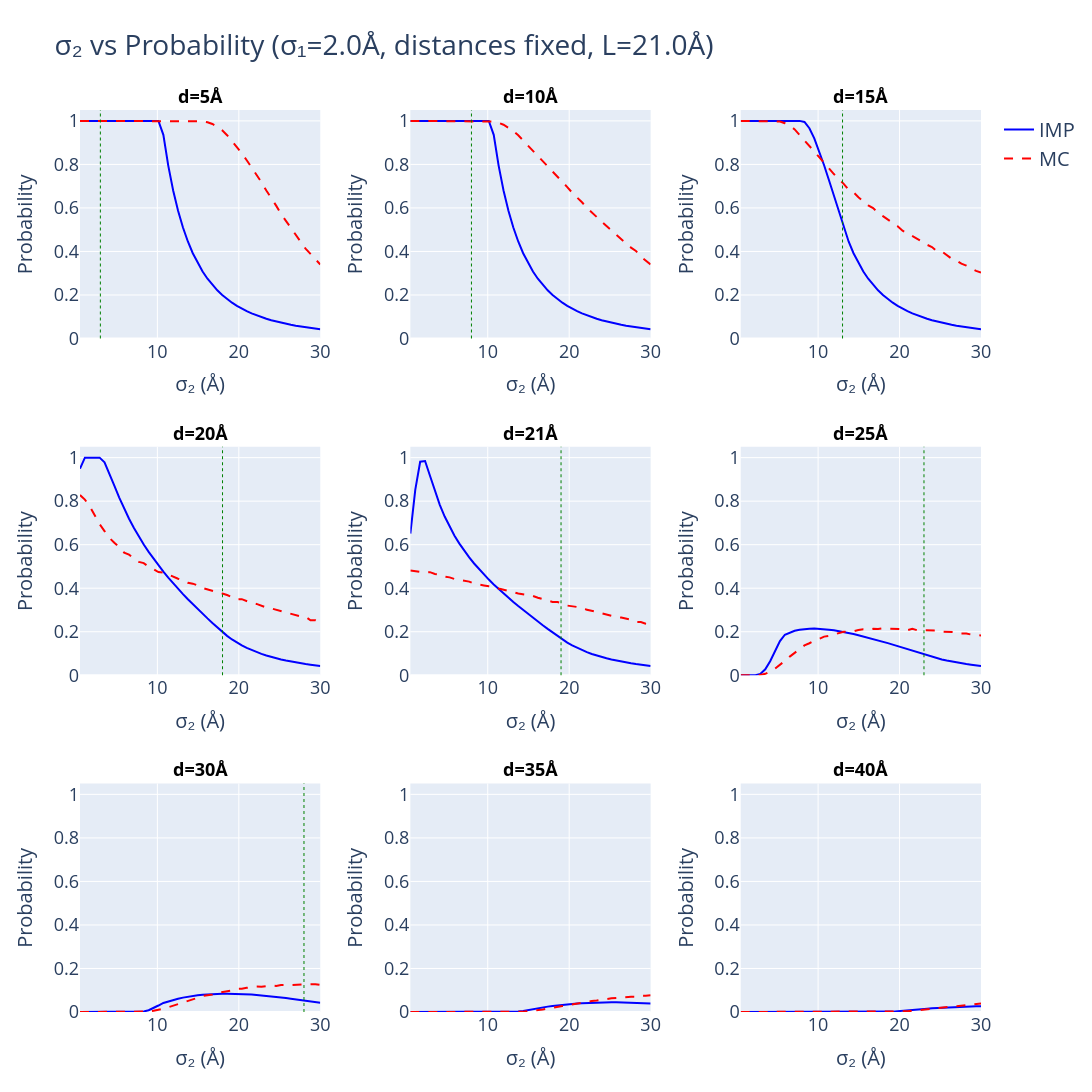

Write notebook code for a chart like this one.
### Code cell
# =============================================================================
# CELL 3: Fixed distance, σ₁=2.0Å, varying σ₂
# =============================================================================

np.random.seed(42)

# Control variables
SAVE_PLOTS = False
L = 21.0
N_MC = 50000
SIGMA1 = 2.0

print("\n" + "="*70)
print(f"CELL 3: σ₂ vs Probability (σ₁={SIGMA1}Å, distance fixed)")
print("="*70)

distance_values = [5, 10, 15, 20, 21, 25, 30, 35, 40]
sigma2_range = np.linspace(0.5, 30, 50)
p1 = np.array([0.0, 0.0, 0.0])

fig = make_subplots(
    rows=3, cols=3,
    subplot_titles=[f'd={d}Å' for d in distance_values],
    vertical_spacing=0.12,  # Increased spacing
    horizontal_spacing=0.10
)

for idx, dist in enumerate(distance_values):
    row = idx // 3 + 1
    col = idx % 3 + 1
    
    #print(f"Computing d={dist}Å...")
    
    p2 = np.array([dist, 0.0, 0.0])
    prob_imp = []
    prob_mc = []
    
    for sigma2 in sigma2_range:
        prob_imp.append(compute_imp_probability(dist, SIGMA1, sigma2, L))
        prob_mc.append(compute_mc_probability(p1, p2, SIGMA1, sigma2, L, N=N_MC))
    
    fig.add_trace(
        go.Scatter(x=sigma2_range, y=prob_imp, mode='lines',
                  name='IMP', line=dict(color='blue', width=2),
                  showlegend=(idx==0)),
        row=row, col=col
    )
    
    fig.add_trace(
        go.Scatter(x=sigma2_range, y=prob_mc, mode='lines',
                  name='MC', line=dict(color='red', width=2, dash='dash'),
                  showlegend=(idx==0)),
        row=row, col=col
    )
    
    # Mark the regime boundary (σ₁ + σ₂ = d)
    boundary_sigma2 = dist - SIGMA1
    if 0.5 <= boundary_sigma2 <= 30:
        fig.add_vline(x=boundary_sigma2, line=dict(color='green', dash='dot', width=1),
                     row=row, col=col)

for i in range(1, 4):
    for j in range(1, 4):
        fig.update_xaxes(
            title_text="σ₂ (Å)",
            row=i,
            col=j,
            title_font=dict(size=20),
            tickfont=dict(size=18)
        )
        fig.update_yaxes(
            title_text="Probability",
            row=i,
            col=j,
            title_font=dict(size=20),
            tickfont=dict(size=18),
            range=[0, 1.05]
        )

fig.update_layout(
    height=1100,
    width=1500,
    title_text=f"σ₂ vs Probability (σ₁={SIGMA1}Å, distances fixed, L={L}Å)",
    title_font=dict(size=28),
    showlegend=True,
    legend=dict(font=dict(size=20)),
    font=dict(size=18),
    margin=dict(l=80, r=60, t=110, b=80)
)

for ann in fig.layout.annotations:
    ann.font = dict(size=18, color="black")
    ann.text = f"<b>{ann.text}</b>"

fig.show()

if SAVE_PLOTS:
    os.makedirs("output_figures", exist_ok=True)
    fig.write_html("output_figures/cell3_fixed_distance_vary_sigma2.html")
    print("✅ Saved: output_figures/cell3_fixed_distance_vary_sigma2.html")

print("="*70)
print("CELL 3 COMPLETE")
print("="*70)

### Figure 1 — Plotly figure (JSON) as saved in the notebook; plotly's stock layout.template omitted (floating-point values rounded to 4 significant figures)
{"data": [{"line": {"color": "blue", "width": 2}, "mode": "lines", "name": "IMP", "showlegend": true, "type": "scatter", "x": [0.5, 1.102, 1.704, 2.306, 2.908, 3.51, 4.112, 4.714, 5.316, 5.918, 6.52, 7.122, 7.724, 8.327, 8.929, 9.531, 10.13, 10.73, 11.34, 11.94, 12.54, 13.14, 13.74, 14.35, 14.95, 15.55, 16.15, 16.76, 17.36, 17.96, 18.56, 19.16, 19.77, 20.37, 20.97, 21.57, 22.17, 22.78, 23.38, 23.98, 24.58, 25.18, 25.79, 26.39, 26.99, 27.59, 28.19, 28.8, 29.4, 30.0], "xaxis": "x", "y": [1, 1, 1, 1, 1, 1, 1, 1, 1, 1, 1, 1, 1, 1, 1, 1, 1, 0.9358, 0.7945, 0.6803, 0.5869, 0.5099, 0.4458, 0.392, 0.3465, 0.3078, 0.2747, 0.2461, 0.2214, 0.1999, 0.181, 0.1645, 0.1499, 0.137, 0.1255, 0.1153, 0.1062, 0.09799, 0.09061, 0.08395, 0.07794, 0.07248, 0.06752, 0.063, 0.05888, 0.05511, 0.05165, 0.04848, 0.04556, 0.04288], "yaxis": "y"}, {"line": {"color": "red", "dash": "dash", "width": 2}, "mode": "lines", "name": "MC", "showlegend": true, "type": "scatter", "x": [0.5, 1.102, 1.704, 2.306, 2.908, 3.51, 4.112, 4.714, 5.316, 5.918, 6.52, 7.122, 7.724, 8.327, 8.929, 9.531, 10.13, 10.73, 11.34, 11.94, 12.54, 13.14, 13.74, 14.35, 14.95, 15.55, 16.15, 16.76, 17.36, 17.96, 18.56, 19.16, 19.77, 20.37, 20.97, 21.57, 22.17, 22.78, 23.38, 23.98, 24.58, 25.18, 25.79, 26.39, 26.99, 27.59, 28.19, 28.8, 29.4, 30.0], "xaxis": "x", "y": [1, 1, 1, 1, 1, 1, 1, 1, 1, 1, 1, 1, 1, 1, 1, 1, 1, 1, 1, 1, 1, 1, 1, 1, 0.9996, 0.998, 0.9935, 0.9858, 0.9726, 0.9564, 0.9341, 0.9077, 0.881, 0.851, 0.8192, 0.7864, 0.7503, 0.7182, 0.6798, 0.6474, 0.6105, 0.5725, 0.5399, 0.5041, 0.4712, 0.4445, 0.4129, 0.3889, 0.3643, 0.3402], "yaxis": "y"}, {"line": {"color": "blue", "width": 2}, "mode": "lines", "name": "IMP", "showlegend": false, "type": "scatter", "x": [0.5, 1.102, 1.704, 2.306, 2.908, 3.51, 4.112, 4.714, 5.316, 5.918, 6.52, 7.122, 7.724, 8.327, 8.929, 9.531, 10.13, 10.73, 11.34, 11.94, 12.54, 13.14, 13.74, 14.35, 14.95, 15.55, 16.15, 16.76, 17.36, 17.96, 18.56, 19.16, 19.77, 20.37, 20.97, 21.57, 22.17, 22.78, 23.38, 23.98, 24.58, 25.18, 25.79, 26.39, 26.99, 27.59, 28.19, 28.8, 29.4, 30.0], "xaxis": "x2", "y": [1, 1, 1, 1, 1, 1, 1, 1, 1, 1, 1, 1, 1, 1, 1, 1, 1, 0.9358, 0.7945, 0.6803, 0.5869, 0.5099, 0.4458, 0.392, 0.3465, 0.3078, 0.2747, 0.2461, 0.2214, 0.1999, 0.181, 0.1645, 0.1499, 0.137, 0.1255, 0.1153, 0.1062, 0.09799, 0.09061, 0.08395, 0.07794, 0.07248, 0.06752, 0.063, 0.05888, 0.05511, 0.05165, 0.04848, 0.04556, 0.04288], "yaxis": "y2"}, {"line": {"color": "red", "dash": "dash", "width": 2}, "mode": "lines", "name": "MC", "showlegend": false, "type": "scatter", "x": [0.5, 1.102, 1.704, 2.306, 2.908, 3.51, 4.112, 4.714, 5.316, 5.918, 6.52, 7.122, 7.724, 8.327, 8.929, 9.531, 10.13, 10.73, 11.34, 11.94, 12.54, 13.14, 13.74, 14.35, 14.95, 15.55, 16.15, 16.76, 17.36, 17.96, 18.56, 19.16, 19.77, 20.37, 20.97, 21.57, 22.17, 22.78, 23.38, 23.98, 24.58, 25.18, 25.79, 26.39, 26.99, 27.59, 28.19, 28.8, 29.4, 30.0], "xaxis": "x2", "y": [1, 1, 1, 1, 1, 1, 1, 1, 1, 1, 1, 1, 1, 1, 1, 1.0, 0.9993, 0.9969, 0.9912, 0.9823, 0.9684, 0.9532, 0.9337, 0.9099, 0.8889, 0.8656, 0.8406, 0.8144, 0.7906, 0.7659, 0.7439, 0.7204, 0.6959, 0.67, 0.649, 0.6258, 0.6008, 0.581, 0.5582, 0.5372, 0.5166, 0.4958, 0.4772, 0.4542, 0.4363, 0.4177, 0.4026, 0.3759, 0.3594, 0.3403], "yaxis": "y2"}, {"line": {"color": "blue", "width": 2}, "mode": "lines", "name": "IMP", "showlegend": false, "type": "scatter", "x": [0.5, 1.102, 1.704, 2.306, 2.908, 3.51, 4.112, 4.714, 5.316, 5.918, 6.52, 7.122, 7.724, 8.327, 8.929, 9.531, 10.13, 10.73, 11.34, 11.94, 12.54, 13.14, 13.74, 14.35, 14.95, 15.55, 16.15, 16.76, 17.36, 17.96, 18.56, 19.16, 19.77, 20.37, 20.97, 21.57, 22.17, 22.78, 23.38, 23.98, 24.58, 25.18, 25.79, 26.39, 26.99, 27.59, 28.19, 28.8, 29.4, 30.0], "xaxis": "x3", "y": [1, 1, 1, 1, 1, 1, 1, 1, 1, 1, 1, 1, 1, 0.9952, 0.9661, 0.9193, 0.8613, 0.7963, 0.7271, 0.6555, 0.5827, 0.5099, 0.4458, 0.392, 0.3465, 0.3078, 0.2747, 0.2461, 0.2214, 0.1999, 0.181, 0.1645, 0.1499, 0.137, 0.1255, 0.1153, 0.1062, 0.09799, 0.09061, 0.08395, 0.07794, 0.07248, 0.06752, 0.063, 0.05888, 0.05511, 0.05165, 0.04848, 0.04556, 0.04288], "yaxis": "y3"}, {"line": {"color": "red", "dash": "dash", "width": 2}, "mode": "lines", "name": "MC", "showlegend": false, "type": "scatter", "x": [0.5, 1.102, 1.704, 2.306, 2.908, 3.51, 4.112, 4.714, 5.316, 5.918, 6.52, 7.122, 7.724, 8.327, 8.929, 9.531, 10.13, 10.73, 11.34, 11.94, 12.54, 13.14, 13.74, 14.35, 14.95, 15.55, 16.15, 16.76, 17.36, 17.96, 18.56, 19.16, 19.77, 20.37, 20.97, 21.57, 22.17, 22.78, 23.38, 23.98, 24.58, 25.18, 25.79, 26.39, 26.99, 27.59, 28.19, 28.8, 29.4, 30.0], "xaxis": "x3", "y": [1, 1, 1, 1, 1, 1, 1, 0.9998, 0.9969, 0.9894, 0.9788, 0.9609, 0.9365, 0.9121, 0.8861, 0.8593, 0.8333, 0.8054, 0.7818, 0.7556, 0.7353, 0.7108, 0.6834, 0.672, 0.6494, 0.6325, 0.612, 0.5995, 0.5776, 0.5625, 0.5448, 0.5307, 0.5159, 0.4954, 0.4841, 0.473, 0.4582, 0.445, 0.4306, 0.4206, 0.4014, 0.4001, 0.3842, 0.3667, 0.358, 0.3437, 0.3352, 0.321, 0.3108, 0.3033], "yaxis": "y3"}, {"line": {"color": "blue", "width": 2}, "mode": "lines", "name": "IMP", "showlegend": false, "type": "scatter", "x": [0.5, 1.102, 1.704, 2.306, 2.908, 3.51, 4.112, 4.714, 5.316, 5.918, 6.52, 7.122, 7.724, 8.327, 8.929, 9.531, 10.13, 10.73, 11.34, 11.94, 12.54, 13.14, 13.74, 14.35, 14.95, 15.55, 16.15, 16.76, 17.36, 17.96, 18.56, 19.16, 19.77, 20.37, 20.97, 21.57, 22.17, 22.78, 23.38, 23.98, 24.58, 25.18, 25.79, 26.39, 26.99, 27.59, 28.19, 28.8, 29.4, 30.0], "xaxis": "x4", "y": [0.9491, 1, 1, 1, 1, 0.9785, 0.9276, 0.8711, 0.8166, 0.7659, 0.7194, 0.6767, 0.6374, 0.6009, 0.5669, 0.5349, 0.5047, 0.4761, 0.4487, 0.4225, 0.3973, 0.373, 0.3494, 0.3265, 0.3043, 0.2825, 0.2612, 0.2404, 0.2199, 0.1998, 0.181, 0.1645, 0.1499, 0.137, 0.1255, 0.1153, 0.1062, 0.09799, 0.09061, 0.08395, 0.07794, 0.07248, 0.06752, 0.063, 0.05888, 0.05511, 0.05165, 0.04848, 0.04556, 0.04288], "yaxis": "y4"}, {"line": {"color": "red", "dash": "dash", "width": 2}, "mode": "lines", "name": "MC", "showlegend": false, "type": "scatter", "x": [0.5, 1.102, 1.704, 2.306, 2.908, 3.51, 4.112, 4.714, 5.316, 5.918, 6.52, 7.122, 7.724, 8.327, 8.929, 9.531, 10.13, 10.73, 11.34, 11.94, 12.54, 13.14, 13.74, 14.35, 14.95, 15.55, 16.15, 16.76, 17.36, 17.96, 18.56, 19.16, 19.77, 20.37, 20.97, 21.57, 22.17, 22.78, 23.38, 23.98, 24.58, 25.18, 25.79, 26.39, 26.99, 27.59, 28.19, 28.8, 29.4, 30.0], "xaxis": "x4", "y": [0.8281, 0.8072, 0.7758, 0.7332, 0.6942, 0.6623, 0.6313, 0.6086, 0.5888, 0.5637, 0.5541, 0.5361, 0.521, 0.5155, 0.4987, 0.4872, 0.4744, 0.4723, 0.4629, 0.4501, 0.4435, 0.4357, 0.4249, 0.4208, 0.4131, 0.4006, 0.3934, 0.3892, 0.3808, 0.3756, 0.3687, 0.3585, 0.3485, 0.3495, 0.3411, 0.3325, 0.3278, 0.3183, 0.3112, 0.3071, 0.3005, 0.2953, 0.2894, 0.2812, 0.2754, 0.2703, 0.2684, 0.2529, 0.2527, 0.2442], "yaxis": "y4"}, {"line": {"color": "blue", "width": 2}, "mode": "lines", "name": "IMP", "showlegend": false, "type": "scatter", "x": [0.5, 1.102, 1.704, 2.306, 2.908, 3.51, 4.112, 4.714, 5.316, 5.918, 6.52, 7.122, 7.724, 8.327, 8.929, 9.531, 10.13, 10.73, 11.34, 11.94, 12.54, 13.14, 13.74, 14.35, 14.95, 15.55, 16.15, 16.76, 17.36, 17.96, 18.56, 19.16, 19.77, 20.37, 20.97, 21.57, 22.17, 22.78, 23.38, 23.98, 24.58, 25.18, 25.79, 26.39, 26.99, 27.59, 28.19, 28.8, 29.4, 30.0], "xaxis": "x5", "y": [0.6506, 0.8521, 0.9812, 0.9842, 0.9167, 0.8458, 0.7831, 0.7292, 0.6824, 0.6414, 0.6048, 0.5718, 0.5415, 0.5136, 0.4875, 0.463, 0.4397, 0.4175, 0.3962, 0.3757, 0.3559, 0.3366, 0.3179, 0.2996, 0.2817, 0.2641, 0.2469, 0.23, 0.2133, 0.1968, 0.1805, 0.1645, 0.1499, 0.137, 0.1255, 0.1153, 0.1062, 0.09799, 0.09061, 0.08395, 0.07794, 0.07248, 0.06752, 0.063, 0.05888, 0.05511, 0.05165, 0.04848, 0.04556, 0.04288], "yaxis": "y5"}, {"line": {"color": "red", "dash": "dash", "width": 2}, "mode": "lines", "name": "MC", "showlegend": false, "type": "scatter", "x": [0.5, 1.102, 1.704, 2.306, 2.908, 3.51, 4.112, 4.714, 5.316, 5.918, 6.52, 7.122, 7.724, 8.327, 8.929, 9.531, 10.13, 10.73, 11.34, 11.94, 12.54, 13.14, 13.74, 14.35, 14.95, 15.55, 16.15, 16.76, 17.36, 17.96, 18.56, 19.16, 19.77, 20.37, 20.97, 21.57, 22.17, 22.78, 23.38, 23.98, 24.58, 25.18, 25.79, 26.39, 26.99, 27.59, 28.19, 28.8, 29.4, 30.0], "xaxis": "x5", "y": [0.4812, 0.4787, 0.4772, 0.4716, 0.4737, 0.4655, 0.4628, 0.4538, 0.4498, 0.4421, 0.4381, 0.4338, 0.4303, 0.4207, 0.4181, 0.4127, 0.4089, 0.4064, 0.3986, 0.3941, 0.3881, 0.3822, 0.3757, 0.3714, 0.3679, 0.3642, 0.356, 0.3501, 0.3461, 0.3371, 0.3362, 0.33, 0.3201, 0.3166, 0.3134, 0.3107, 0.3008, 0.2975, 0.2916, 0.2847, 0.2788, 0.2759, 0.2678, 0.2653, 0.2614, 0.2551, 0.2449, 0.2446, 0.2365, 0.2308], "yaxis": "y5"}, {"line": {"color": "blue", "width": 2}, "mode": "lines", "name": "IMP", "showlegend": false, "type": "scatter", "x": [0.5, 1.102, 1.704, 2.306, 2.908, 3.51, 4.112, 4.714, 5.316, 5.918, 6.52, 7.122, 7.724, 8.327, 8.929, 9.531, 10.13, 10.73, 11.34, 11.94, 12.54, 13.14, 13.74, 14.35, 14.95, 15.55, 16.15, 16.76, 17.36, 17.96, 18.56, 19.16, 19.77, 20.37, 20.97, 21.57, 22.17, 22.78, 23.38, 23.98, 24.58, 25.18, 25.79, 26.39, 26.99, 27.59, 28.19, 28.8, 29.4, 30.0], "xaxis": "x6", "y": [0, 0, 0, 0.0001494, 0.006158, 0.02751, 0.06481, 0.1115, 0.1567, 0.1863, 0.1969, 0.2043, 0.2093, 0.2124, 0.214, 0.2143, 0.2135, 0.2118, 0.2094, 0.2064, 0.2027, 0.1986, 0.1941, 0.1892, 0.184, 0.1785, 0.1727, 0.1667, 0.1605, 0.1541, 0.1475, 0.1408, 0.1339, 0.1269, 0.1198, 0.1126, 0.1053, 0.09792, 0.09061, 0.08395, 0.07794, 0.07248, 0.06752, 0.063, 0.05888, 0.05511, 0.05165, 0.04848, 0.04556, 0.04288], "yaxis": "y6"}, {"line": {"color": "red", "dash": "dash", "width": 2}, "mode": "lines", "name": "MC", "showlegend": false, "type": "scatter", "x": [0.5, 1.102, 1.704, 2.306, 2.908, 3.51, 4.112, 4.714, 5.316, 5.918, 6.52, 7.122, 7.724, 8.327, 8.929, 9.531, 10.13, 10.73, 11.34, 11.94, 12.54, 13.14, 13.74, 14.35, 14.95, 15.55, 16.15, 16.76, 17.36, 17.96, 18.56, 19.16, 19.77, 20.37, 20.97, 21.57, 22.17, 22.78, 23.38, 23.98, 24.58, 25.18, 25.79, 26.39, 26.99, 27.59, 28.19, 28.8, 29.4, 30.0], "xaxis": "x6", "y": [0, 0, 0, 4e-05, 0.00124, 0.00668, 0.01674, 0.03088, 0.04654, 0.06574, 0.08568, 0.1019, 0.1189, 0.1372, 0.1471, 0.1592, 0.1666, 0.1775, 0.1809, 0.1883, 0.1946, 0.2001, 0.2009, 0.2016, 0.2078, 0.2108, 0.2095, 0.2132, 0.2122, 0.2155, 0.2144, 0.2134, 0.2141, 0.2122, 0.2073, 0.2137, 0.2068, 0.207, 0.2082, 0.2072, 0.2059, 0.2005, 0.1994, 0.1969, 0.1978, 0.1923, 0.192, 0.1869, 0.1847, 0.1828], "yaxis": "y6"}, {"line": {"color": "blue", "width": 2}, "mode": "lines", "name": "IMP", "showlegend": false, "type": "scatter", "x": [0.5, 1.102, 1.704, 2.306, 2.908, 3.51, 4.112, 4.714, 5.316, 5.918, 6.52, 7.122, 7.724, 8.327, 8.929, 9.531, 10.13, 10.73, 11.34, 11.94, 12.54, 13.14, 13.74, 14.35, 14.95, 15.55, 16.15, 16.76, 17.36, 17.96, 18.56, 19.16, 19.77, 20.37, 20.97, 21.57, 22.17, 22.78, 23.38, 23.98, 24.58, 25.18, 25.79, 26.39, 26.99, 27.59, 28.19, 28.8, 29.4, 30.0], "xaxis": "x7", "y": [0, 0, 0, 0, 0, 0, 0, 0, 0, 0, 0, 3.065e-07, 0.0002822, 0.002388, 0.007998, 0.01756, 0.02981, 0.04161, 0.04926, 0.05556, 0.06116, 0.06606, 0.07028, 0.07386, 0.07684, 0.07926, 0.08116, 0.08257, 0.08353, 0.08408, 0.08424, 0.08404, 0.08351, 0.08267, 0.08155, 0.08016, 0.07852, 0.07665, 0.07456, 0.07228, 0.06981, 0.06716, 0.06434, 0.06138, 0.05826, 0.05501, 0.05165, 0.04848, 0.04556, 0.04288], "yaxis": "y7"}, {"line": {"color": "red", "dash": "dash", "width": 2}, "mode": "lines", "name": "MC", "showlegend": false, "type": "scatter", "x": [0.5, 1.102, 1.704, 2.306, 2.908, 3.51, 4.112, 4.714, 5.316, 5.918, 6.52, 7.122, 7.724, 8.327, 8.929, 9.531, 10.13, 10.73, 11.34, 11.94, 12.54, 13.14, 13.74, 14.35, 14.95, 15.55, 16.15, 16.76, 17.36, 17.96, 18.56, 19.16, 19.77, 20.37, 20.97, 21.57, 22.17, 22.78, 23.38, 23.98, 24.58, 25.18, 25.79, 26.39, 26.99, 27.59, 28.19, 28.8, 29.4, 30.0], "xaxis": "x7", "y": [0, 0, 0, 0, 0, 0, 0, 0, 0, 0, 0, 0, 2e-05, 0.00064, 0.0022, 0.00566, 0.0097, 0.01546, 0.02162, 0.02934, 0.0372, 0.04544, 0.05122, 0.0582, 0.0649, 0.0734, 0.07706, 0.08042, 0.08832, 0.09156, 0.0971, 0.09906, 0.1065, 0.1069, 0.111, 0.1146, 0.1167, 0.1162, 0.1182, 0.1222, 0.12, 0.1236, 0.1237, 0.1245, 0.1251, 0.1252, 0.1253, 0.1284, 0.1279, 0.1248], "yaxis": "y7"}, {"line": {"color": "blue", "width": 2}, "mode": "lines", "name": "IMP", "showlegend": false, "type": "scatter", "x": [0.5, 1.102, 1.704, 2.306, 2.908, 3.51, 4.112, 4.714, 5.316, 5.918, 6.52, 7.122, 7.724, 8.327, 8.929, 9.531, 10.13, 10.73, 11.34, 11.94, 12.54, 13.14, 13.74, 14.35, 14.95, 15.55, 16.15, 16.76, 17.36, 17.96, 18.56, 19.16, 19.77, 20.37, 20.97, 21.57, 22.17, 22.78, 23.38, 23.98, 24.58, 25.18, 25.79, 26.39, 26.99, 27.59, 28.19, 28.8, 29.4, 30.0], "xaxis": "x8", "y": [0, 0, 0, 0, 0, 0, 0, 0, 0, 0, 0, 0, 0, 0, 0, 0, 0, 0, 0, 0, 2.714e-05, 0.0004364, 0.001892, 0.004863, 0.009274, 0.0143, 0.0183, 0.02157, 0.02468, 0.02759, 0.03028, 0.03273, 0.03494, 0.0369, 0.03862, 0.0401, 0.04134, 0.04236, 0.04315, 0.04373, 0.04411, 0.04429, 0.04428, 0.04409, 0.04373, 0.04321, 0.04252, 0.04169, 0.04071, 0.0396], "yaxis": "y8"}, {"line": {"color": "red", "dash": "dash", "width": 2}, "mode": "lines", "name": "MC", "showlegend": false, "type": "scatter", "x": [0.5, 1.102, 1.704, 2.306, 2.908, 3.51, 4.112, 4.714, 5.316, 5.918, 6.52, 7.122, 7.724, 8.327, 8.929, 9.531, 10.13, 10.73, 11.34, 11.94, 12.54, 13.14, 13.74, 14.35, 14.95, 15.55, 16.15, 16.76, 17.36, 17.96, 18.56, 19.16, 19.77, 20.37, 20.97, 21.57, 22.17, 22.78, 23.38, 23.98, 24.58, 25.18, 25.79, 26.39, 26.99, 27.59, 28.19, 28.8, 29.4, 30.0], "xaxis": "x8", "y": [0, 0, 0, 0, 0, 0, 0, 0, 0, 0, 0, 0, 0, 0, 0, 0, 0, 0, 0, 0, 0, 8e-05, 0.00042, 0.00134, 0.00348, 0.0054, 0.00798, 0.01162, 0.01506, 0.02034, 0.0246, 0.02754, 0.03104, 0.03514, 0.03826, 0.0443, 0.04684, 0.05036, 0.05244, 0.0573, 0.05952, 0.06314, 0.06512, 0.06474, 0.06814, 0.07014, 0.06936, 0.07562, 0.07476, 0.07664], "yaxis": "y8"}, {"line": {"color": "blue", "width": 2}, "mode": "lines", "name": "IMP", "showlegend": false, "type": "scatter", "x": [0.5, 1.102, 1.704, 2.306, 2.908, 3.51, 4.112, 4.714, 5.316, 5.918, 6.52, 7.122, 7.724, 8.327, 8.929, 9.531, 10.13, 10.73, 11.34, 11.94, 12.54, 13.14, 13.74, 14.35, 14.95, 15.55, 16.15, 16.76, 17.36, 17.96, 18.56, 19.16, 19.77, 20.37, 20.97, 21.57, 22.17, 22.78, 23.38, 23.98, 24.58, 25.18, 25.79, 26.39, 26.99, 27.59, 28.19, 28.8, 29.4, 30.0], "xaxis": "x9", "y": [0, 0, 0, 0, 0, 0, 0, 0, 0, 0, 0, 0, 0, 0, 0, 0, 0, 0, 0, 0, 0, 0, 0, 0, 0, 0, 0, 0, 2.289e-06, 9.928e-05, 0.0005744, 0.001717, 0.003627, 0.006074, 0.00838, 0.01018, 0.01197, 0.0137, 0.01535, 0.01692, 0.01839, 0.01975, 0.02099, 0.02211, 0.0231, 0.02397, 0.02472, 0.02534, 0.02584, 0.02622], "yaxis": "y9"}, {"line": {"color": "red", "dash": "dash", "width": 2}, "mode": "lines", "name": "MC", "showlegend": false, "type": "scatter", "x": [0.5, 1.102, 1.704, 2.306, 2.908, 3.51, 4.112, 4.714, 5.316, 5.918, 6.52, 7.122, 7.724, 8.327, 8.929, 9.531, 10.13, 10.73, 11.34, 11.94, 12.54, 13.14, 13.74, 14.35, 14.95, 15.55, 16.15, 16.76, 17.36, 17.96, 18.56, 19.16, 19.77, 20.37, 20.97, 21.57, 22.17, 22.78, 23.38, 23.98, 24.58, 25.18, 25.79, 26.39, 26.99, 27.59, 28.19, 28.8, 29.4, 30.0], "xaxis": "x9", "y": [0, 0, 0, 0, 0, 0, 0, 0, 0, 0, 0, 0, 0, 0, 0, 0, 0, 0, 0, 0, 0, 0, 0, 0, 0, 0, 0, 0, 0, 4e-05, 0.00024, 0.0005, 0.00106, 0.0022, 0.00308, 0.00558, 0.008, 0.0097, 0.01214, 0.01506, 0.01712, 0.0198, 0.0216, 0.02446, 0.02688, 0.02914, 0.031, 0.0343, 0.03576, 0.03876], "yaxis": "y9"}], "layout": {"annotations": [{"font": {"color": "black", "size": 18}, "showarrow": false, "text": "<b>d=5Å</b>", "x": 0.1333, "xanchor": "center", "xref": "paper", "y": 1, "yanchor": "bottom", "yref": "paper"}, {"font": {"color": "black", "size": 18}, "showarrow": false, "text": "<b>d=10Å</b>", "x": 0.5, "xanchor": "center", "xref": "paper", "y": 1, "yanchor": "bottom", "yref": "paper"}, {"font": {"color": "black", "size": 18}, "showarrow": false, "text": "<b>d=15Å</b>", "x": 0.8667, "xanchor": "center", "xref": "paper", "y": 1, "yanchor": "bottom", "yref": "paper"}, {"font": {"color": "black", "size": 18}, "showarrow": false, "text": "<b>d=20Å</b>", "x": 0.1333, "xanchor": "center", "xref": "paper", "y": 0.6267, "yanchor": "bottom", "yref": "paper"}, {"font": {"color": "black", "size": 18}, "showarrow": false, "text": "<b>d=21Å</b>", "x": 0.5, "xanchor": "center", "xref": "paper", "y": 0.6267, "yanchor": "bottom", "yref": "paper"}, {"font": {"color": "black", "size": 18}, "showarrow": false, "text": "<b>d=25Å</b>", "x": 0.8667, "xanchor": "center", "xref": "paper", "y": 0.6267, "yanchor": "bottom", "yref": "paper"}, {"font": {"color": "black", "size": 18}, "showarrow": false, "text": "<b>d=30Å</b>", "x": 0.1333, "xanchor": "center", "xref": "paper", "y": 0.2533, "yanchor": "bottom", "yref": "paper"}, {"font": {"color": "black", "size": 18}, "showarrow": false, "text": "<b>d=35Å</b>", "x": 0.5, "xanchor": "center", "xref": "paper", "y": 0.2533, "yanchor": "bottom", "yref": "paper"}, {"font": {"color": "black", "size": 18}, "showarrow": false, "text": "<b>d=40Å</b>", "x": 0.8667, "xanchor": "center", "xref": "paper", "y": 0.2533, "yanchor": "bottom", "yref": "paper"}], "font": {"size": 18}, "height": 1100, "legend": {"font": {"size": 20}}, "margin": {"b": 80, "l": 80, "r": 60, "t": 110}, "shapes": [{"line": {"color": "green", "dash": "dot", "width": 1}, "type": "line", "x0": 3, "x1": 3, "xref": "x", "y0": 0, "y1": 1, "yref": "y domain"}, {"line": {"color": "green", "dash": "dot", "width": 1}, "type": "line", "x0": 8, "x1": 8, "xref": "x2", "y0": 0, "y1": 1, "yref": "y2 domain"}, {"line": {"color": "green", "dash": "dot", "width": 1}, "type": "line", "x0": 13, "x1": 13, "xref": "x3", "y0": 0, "y1": 1, "yref": "y3 domain"}, {"line": {"color": "green", "dash": "dot", "width": 1}, "type": "line", "x0": 18, "x1": 18, "xref": "x4", "y0": 0, "y1": 1, "yref": "y4 domain"}, {"line": {"color": "green", "dash": "dot", "width": 1}, "type": "line", "x0": 19, "x1": 19, "xref": "x5", "y0": 0, "y1": 1, "yref": "y5 domain"}, {"line": {"color": "green", "dash": "dot", "width": 1}, "type": "line", "x0": 23, "x1": 23, "xref": "x6", "y0": 0, "y1": 1, "yref": "y6 domain"}, {"line": {"color": "green", "dash": "dot", "width": 1}, "type": "line", "x0": 28, "x1": 28, "xref": "x7", "y0": 0, "y1": 1, "yref": "y7 domain"}], "showlegend": true, "title": {"font": {"size": 28}, "text": "σ₂ vs Probability (σ₁=2.0Å, distances fixed, L=21.0Å)"}, "width": 1500, "xaxis": {"anchor": "y", "domain": [0, 0.2667], "tickfont": {"size": 18}, "title": {"font": {"size": 20}, "text": "σ₂ (Å)"}}, "xaxis2": {"anchor": "y2", "domain": [0.3667, 0.6333], "tickfont": {"size": 18}, "title": {"font": {"size": 20}, "text": "σ₂ (Å)"}}, "xaxis3": {"anchor": "y3", "domain": [0.7333, 1], "tickfont": {"size": 18}, "title": {"font": {"size": 20}, "text": "σ₂ (Å)"}}, "xaxis4": {"anchor": "y4", "domain": [0, 0.2667], "tickfont": {"size": 18}, "title": {"font": {"size": 20}, "text": "σ₂ (Å)"}}, "xaxis5": {"anchor": "y5", "domain": [0.3667, 0.6333], "tickfont": {"size": 18}, "title": {"font": {"size": 20}, "text": "σ₂ (Å)"}}, "xaxis6": {"anchor": "y6", "domain": [0.7333, 1], "tickfont": {"size": 18}, "title": {"font": {"size": 20}, "text": "σ₂ (Å)"}}, "xaxis7": {"anchor": "y7", "domain": [0, 0.2667], "tickfont": {"size": 18}, "title": {"font": {"size": 20}, "text": "σ₂ (Å)"}}, "xaxis8": {"anchor": "y8", "domain": [0.3667, 0.6333], "tickfont": {"size": 18}, "title": {"font": {"size": 20}, "text": "σ₂ (Å)"}}, "xaxis9": {"anchor": "y9", "domain": [0.7333, 1], "tickfont": {"size": 18}, "title": {"font": {"size": 20}, "text": "σ₂ (Å)"}}, "yaxis": {"anchor": "x", "domain": [0.7467, 1], "range": [0, 1.05], "tickfont": {"size": 18}, "title": {"font": {"size": 20}, "text": "Probability"}}, "yaxis2": {"anchor": "x2", "domain": [0.7467, 1], "range": [0, 1.05], "tickfont": {"size": 18}, "title": {"font": {"size": 20}, "text": "Probability"}}, "yaxis3": {"anchor": "x3", "domain": [0.7467, 1], "range": [0, 1.05], "tickfont": {"size": 18}, "title": {"font": {"size": 20}, "text": "Probability"}}, "yaxis4": {"anchor": "x4", "domain": [0.3733, 0.6267], "range": [0, 1.05], "tickfont": {"size": 18}, "title": {"font": {"size": 20}, "text": "Probability"}}, "yaxis5": {"anchor": "x5", "domain": [0.3733, 0.6267], "range": [0, 1.05], "tickfont": {"size": 18}, "title": {"font": {"size": 20}, "text": "Probability"}}, "yaxis6": {"anchor": "x6", "domain": [0.3733, 0.6267], "range": [0, 1.05], "tickfont": {"size": 18}, "title": {"font": {"size": 20}, "text": "Probability"}}, "yaxis7": {"anchor": "x7", "domain": [0, 0.2533], "range": [0, 1.05], "tickfont": {"size": 18}, "title": {"font": {"size": 20}, "text": "Probability"}}, "yaxis8": {"anchor": "x8", "domain": [0, 0.2533], "range": [0, 1.05], "tickfont": {"size": 18}, "title": {"font": {"size": 20}, "text": "Probability"}}, "yaxis9": {"anchor": "x9", "domain": [0, 0.2533], "range": [0, 1.05], "tickfont": {"size": 18}, "title": {"font": {"size": 20}, "text": "Probability"}}}}
